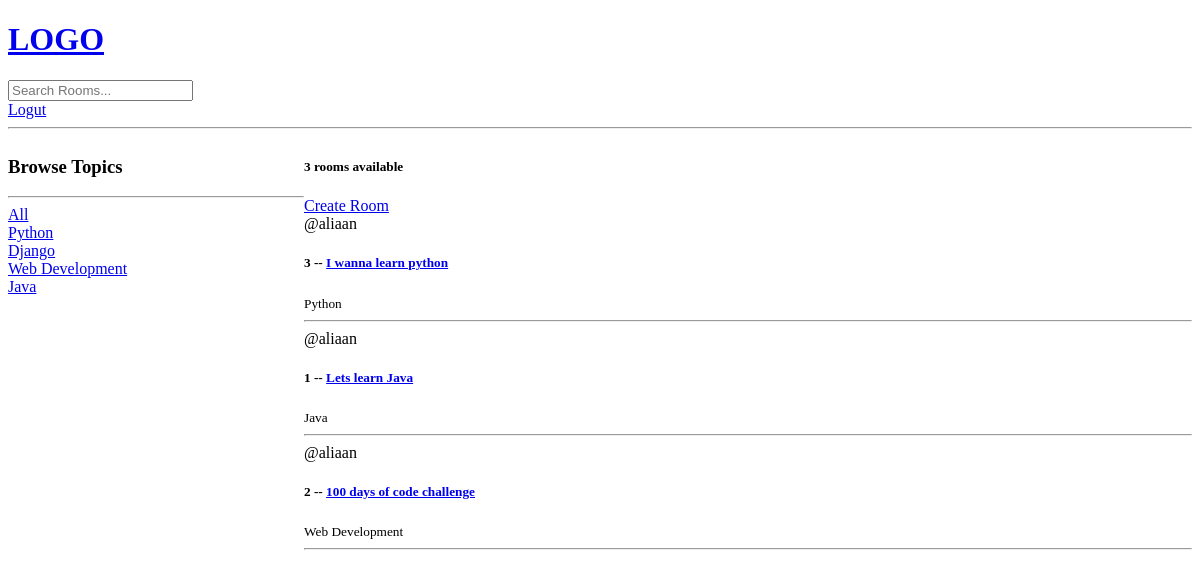
The page / (signed in) on the database as committed earlier.
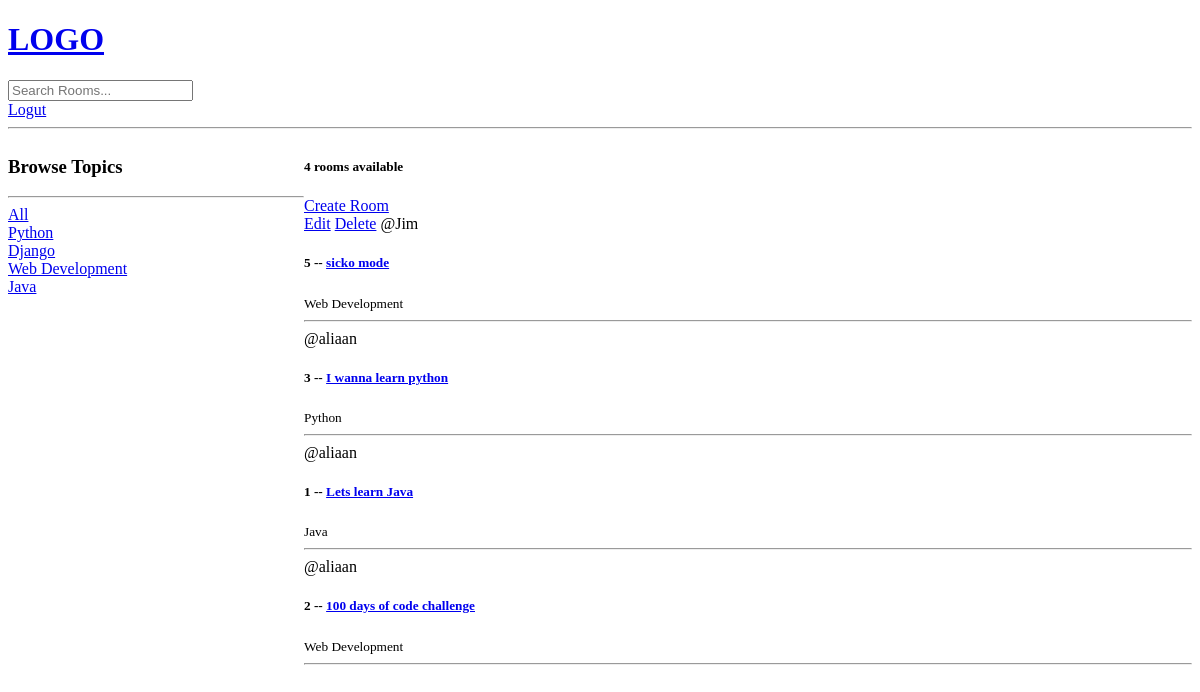
The same page on the database as committed later.
### base/models.py (models this page shows, shortened)
class Topic(models.Model):
    name = models.CharField(max_length = 200) # Name of the topic

class Room(models.Model):
    host = models.ForeignKey(User, on_delete=models.SET_NULL, null = True) # The actual user that is connected. Relationship to a host.
    topic = models.ForeignKey(Topic, on_delete=models.SET_NULL, null = True) # A topic can have multiple rooms, but a room can only have one topic.
    name = models.CharField(max_length = 200) # Name of the room.
    description = models.TextField(null = True, blank = True) # Description of room. Makes sure the values can be left blank.
    updated = models.DateTimeField(auto_now = True) # Takes a snapshot of anytime the table (model instance) is updated. Takes a timestamp every time room is updated.
    created = models.DateTimeField(auto_now_add = True) # Takes a timestamp of when the instance was created.
    class Meta:
        ordering = ['-updated', '-created']

### base/views.py (the view)
# urls.py: path("", views.home, name = "home"),
def home(request):
    q = request.GET.get('q') if request.GET.get('q') != None else ''
    rooms = Room.objects.filter(
        Q(topic__name__icontains=q) |
        Q(name__icontains=q) |
        Q(description__icontains=q)
        )  # we can now search by three different values: topic_name, name and description.
    topics = Topic.objects.all()
    room_count = rooms.count()
    context = {"rooms" : rooms, 'topics': topics, 'room_count' : room_count}
    return render(request, "base/home.html", context)

### base/templates/base/home.html (shortened to what this page needs)
{% extends "main.html" %}
{% block content %}
<div class = "home-container">
    <div>
        <h3>Browse Topics</h3>
        <hr>
        <div>
            <a href = "{% url 'home'  %}">
                All
            </a>
        </div>
        {% for topic in topics %}
        <div>
            <a href = "{% url 'home'  %}?q={{topic.name}}">
                {{topic.name}}
            </a>
        </div>
        {% endfor %}
    </div>
    <div>
        <h5>{{room_count}} rooms available</h5>
        <a href = "{% url 'create-room' %}">Create Room</a>
        <div>
            {% for room in rooms %}
            <div>
                {% if request.user == room.host %}
                <a href = "{% url 'update-room' room.id %}">Edit</a>
                <a href = "{% url 'delete-room' room.id %}">Delete</a>
                {% endif %}
                <span>@{{room.host.username}} </span>
                <h5>{{room.id}} -- <a href = "{% url 'room' room.id %}">{{room.name}}</a></h5>
                <small>{{room.topic.name}} </small>
                <hr>
            </div>
            {% endfor %}
        </div>
    </div>
</div>
{% endblock content %}

Rows that differ between the two databases and show on the page:
added Room: shows "Edit", host.username "Jim", id "5", name "sicko mode", topic.name "Web Development"
Other text that changed with them:
{{ room_count }}: "3" → "4"
